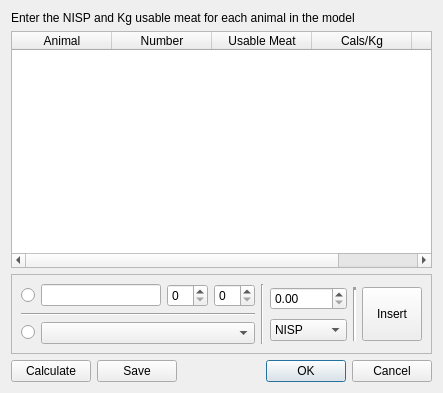
<ui version="4.0" >
 <class>LaAssemblageConversionBase</class>
 <widget class="QDialog" name="LaAssemblageConversionBase" >
  <property name="geometry" >
   <rect>
    <x>0</x>
    <y>0</y>
    <width>443</width>
    <height>393</height>
   </rect>
  </property>
  <property name="windowTitle" >
   <string>Assemblage Conversion Utility</string>
  </property>
  <property name="windowIcon" >
   <iconset resource="../resources/resources.qrc" >:/la_icon_small.png</iconset>
  </property>
  <layout class="QGridLayout" >
   <item row="0" column="0" colspan="4" >
    <widget class="QLabel" name="label" >
     <property name="text" >
      <string>Enter the NISP and Kg usable meat for each animal in the model</string>
     </property>
    </widget>
   </item>
   <item row="1" column="0" colspan="4" >
    <widget class="QTableWidget" name="tblAnimals" >
     <property name="toolTip" >
      <string/>
     </property>
     <property name="whatsThis" >
      <string/>
     </property>
     <property name="alternatingRowColors" >
      <bool>true</bool>
     </property>
     <property name="selectionMode" >
      <enum>QAbstractItemView::SingleSelection</enum>
     </property>
     <property name="selectionBehavior" >
      <enum>QAbstractItemView::SelectRows</enum>
     </property>
     <property name="showGrid" >
      <bool>false</bool>
     </property>
     <column>
      <property name="text" >
       <string>Animal</string>
      </property>
     </column>
     <column>
      <property name="text" >
       <string>Number</string>
      </property>
     </column>
     <column>
      <property name="text" >
       <string>Usable Meat</string>
      </property>
     </column>
     <column>
      <property name="text" >
       <string>Cals/Kg</string>
      </property>
     </column>
     <column>
      <property name="text" >
       <string>% of Diet</string>
      </property>
     </column>
    </widget>
   </item>
   <item row="2" column="0" colspan="4" >
    <widget class="QFrame" name="frame" >
     <property name="minimumSize" >
      <size>
       <width>400</width>
       <height>70</height>
      </size>
     </property>
     <property name="frameShape" >
      <enum>QFrame::StyledPanel</enum>
     </property>
     <property name="frameShadow" >
      <enum>QFrame::Raised</enum>
     </property>
     <layout class="QGridLayout" >
      <item row="0" column="0" >
       <layout class="QHBoxLayout" >
        <item>
         <layout class="QGridLayout" >
          <item row="0" column="0" >
           <widget class="QRadioButton" name="rbManual" >
            <property name="text" >
             <string/>
            </property>
           </widget>
          </item>
          <item row="0" column="1" >
           <widget class="QLineEdit" name="leAnimal" >
            <property name="toolTip" >
             <string>&lt;html>&lt;head>&lt;meta name="qrichtext" content="1" />&lt;style type="text/css">
p, li { white-space: pre-wrap; }
&lt;/style>&lt;/head>&lt;body style=" font-family:'Sans Serif'; font-size:9pt; font-weight:400; font-style:normal;">
&lt;p style=" margin-top:0px; margin-bottom:0px; margin-left:0px; margin-right:0px; -qt-block-indent:0; text-indent:0px;">Animal Name&lt;/p>&lt;/body>&lt;/html></string>
            </property>
           </widget>
          </item>
          <item row="0" column="2" >
           <widget class="QSpinBox" name="sbUsableMeat" />
          </item>
          <item row="0" column="3" >
           <widget class="QSpinBox" name="sbCalsPerKg" />
          </item>
          <item row="1" column="0" colspan="4" >
           <widget class="Line" name="line" >
            <property name="orientation" >
             <enum>Qt::Horizontal</enum>
            </property>
           </widget>
          </item>
          <item row="2" column="0" >
           <widget class="QRadioButton" name="rbAuto" >
            <property name="text" >
             <string/>
            </property>
           </widget>
          </item>
          <item row="2" column="1" colspan="3" >
           <widget class="QComboBox" name="cboAnimal" />
          </item>
          <item rowspan="3" row="0" column="4" >
           <widget class="Line" name="line_4" >
            <property name="orientation" >
             <enum>Qt::Vertical</enum>
            </property>
           </widget>
          </item>
         </layout>
        </item>
        <item>
         <layout class="QGridLayout" >
          <item row="0" column="0" >
           <widget class="QDoubleSpinBox" name="dsbNumber" />
          </item>
          <item rowspan="2" row="0" column="1" >
           <widget class="Line" name="line_2" >
            <property name="lineWidth" >
             <number>3</number>
            </property>
            <property name="orientation" >
             <enum>Qt::Vertical</enum>
            </property>
           </widget>
          </item>
          <item rowspan="2" row="0" column="2" >
           <widget class="QPushButton" name="pbnInsert" >
            <property name="sizePolicy" >
             <sizepolicy vsizetype="Preferred" hsizetype="Fixed" >
              <horstretch>0</horstretch>
              <verstretch>0</verstretch>
             </sizepolicy>
            </property>
            <property name="minimumSize" >
             <size>
              <width>50</width>
              <height>0</height>
             </size>
            </property>
            <property name="maximumSize" >
             <size>
              <width>60</width>
              <height>16777215</height>
             </size>
            </property>
            <property name="text" >
             <string>Insert</string>
            </property>
           </widget>
          </item>
          <item row="1" column="0" >
           <widget class="QComboBox" name="cboNumber" >
            <item>
             <property name="text" >
              <string>NISP</string>
             </property>
            </item>
            <item>
             <property name="text" >
              <string>MNI</string>
             </property>
            </item>
            <item>
             <property name="text" >
              <string>Kg Bone</string>
             </property>
            </item>
           </widget>
          </item>
         </layout>
        </item>
       </layout>
      </item>
     </layout>
    </widget>
   </item>
   <item row="3" column="0" >
    <widget class="QPushButton" name="pbnCalculate_2" >
     <property name="text" >
      <string>Calculate</string>
     </property>
    </widget>
   </item>
   <item row="3" column="1" >
    <widget class="QPushButton" name="pbnCalculate" >
     <property name="text" >
      <string>Save</string>
     </property>
    </widget>
   </item>
   <item row="3" column="2" >
    <spacer>
     <property name="orientation" >
      <enum>Qt::Horizontal</enum>
     </property>
     <property name="sizeHint" >
      <size>
       <width>41</width>
       <height>20</height>
      </size>
     </property>
    </spacer>
   </item>
   <item row="3" column="3" >
    <widget class="QDialogButtonBox" name="buttonBox" >
     <property name="orientation" >
      <enum>Qt::Horizontal</enum>
     </property>
     <property name="standardButtons" >
      <set>QDialogButtonBox::Cancel|QDialogButtonBox::NoButton|QDialogButtonBox::Ok</set>
     </property>
    </widget>
   </item>
  </layout>
 </widget>
 <resources>
  <include location="../resources/resources.qrc" />
 </resources>
 <connections>
  <connection>
   <sender>buttonBox</sender>
   <signal>accepted()</signal>
   <receiver>LaAssemblageConversionBase</receiver>
   <slot>accept()</slot>
   <hints>
    <hint type="sourcelabel" >
     <x>433</x>
     <y>371</y>
    </hint>
    <hint type="destinationlabel" >
     <x>157</x>
     <y>274</y>
    </hint>
   </hints>
  </connection>
  <connection>
   <sender>buttonBox</sender>
   <signal>rejected()</signal>
   <receiver>LaAssemblageConversionBase</receiver>
   <slot>reject()</slot>
   <hints>
    <hint type="sourcelabel" >
     <x>433</x>
     <y>377</y>
    </hint>
    <hint type="destinationlabel" >
     <x>286</x>
     <y>274</y>
    </hint>
   </hints>
  </connection>
 </connections>
</ui>
